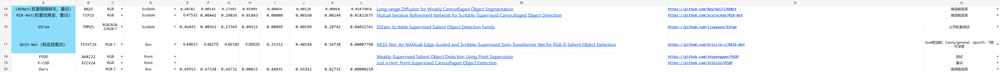
#> input picture tmp/ness_cross_domain/before.png, 1000 x 72 px, shrunk from 5280 x 381 before the run; its folder holds only this picture in this run
$ python evaluate_small_targets.py --pred_root . --gt_dir . --json_output out.png
#> lines starting #> are read from the running program, lines starting #| are printed output that depends on the picture; after the words box and inside, x2 and y2 are one past the last pixel; in counts of white or black regions, pixels touching at a corner belong together
### tmp/ness_cross_domain/metrics.py
"""Pixel IoU/F1 and distance-matched Pd/Fa for small-target segmentation.

Protocol and reference implementations: docs/小目标评价指标_定义与代码对照.md.
"""

import numpy as np
from scipy import ndimage


class AS1000Metrics:
    """Accumulate dataset-level metrics from probabilities and boolean GT masks.

    Predictions are thresholded at > 0.5. Components are visited in raster order;
    each GT takes the first unmatched prediction whose centroid distance is
    strictly below match_distance. Fa counts the area of unmatched prediction
    components divided by the total number of image pixels.
    """

    def __init__(self, match_distance=3, connectivity=8):
        if match_distance <= 0:
            raise ValueError('match_distance must be positive')
        if connectivity not in (4, 8):
            raise ValueError('connectivity must be 4 or 8')
        self.match_distance = match_distance
        self.connectivity = connectivity
        self.reset()

    def reset(self):
        self.tp = 0
        self.fp = 0
        self.fn = 0
        self.n_gt = 0
        self.n_detected = 0
        self.n_pred = 0
        self.false_alarm_pixels = 0
        self.total_pixels = 0
        self.n_images = 0

    def _components(self, mask):
        structure = ndimage.generate_binary_structure(2, 2 if self.connectivity == 8 else 1)
        labels, count = ndimage.label(mask, structure=structure)
        if count == 0:
            return np.empty((0, 2)), np.empty(0, dtype=np.int64)
        indices = np.arange(1, count + 1)
        centers = np.asarray(ndimage.center_of_mass(mask, labels, indices))
        areas = np.bincount(labels.ravel(), minlength=count + 1)[1:]
        return centers, areas

    def update(self, prob, mask):
        """Add one native-resolution image: float probabilities and boolean GT."""
        prob, mask = np.asarray(prob), np.asarray(mask)
        if prob.ndim != 2 or prob.shape != mask.shape:
            raise ValueError('prob and mask must be 2D arrays with the same shape')
        if mask.dtype != np.bool_:
            raise ValueError('mask must be boolean; decode saved GT with gt > 128')
        if not np.isfinite(prob).all() or prob.min() < 0 or prob.max() > 1:
            raise ValueError('prob must contain finite probabilities in [0, 1]')
        binary = prob > 0.5
        self.tp += int(np.count_nonzero(binary & mask))
        self.fp += int(np.count_nonzero(binary & ~mask))
        self.fn += int(np.count_nonzero(~binary & mask))
        pred_centers, pred_areas = self._components(binary)
        gt_centers, _ = self._components(mask)
        matched = np.zeros(len(pred_centers), dtype=bool)
        for center in gt_centers:
            distances = np.linalg.norm(pred_centers - center, axis=1)
            candidates = np.flatnonzero((distances < self.match_distance) & ~matched)
            if candidates.size:
                matched[candidates[0]] = True
        self.n_gt += len(gt_centers)
        self.n_pred += len(pred_centers)
        self.n_detected += int(np.count_nonzero(matched))
        self.false_alarm_pixels += int(pred_areas[~matched].sum())
        self.total_pixels += mask.size
        self.n_images += 1

    def get(self):
        """Return raw ratios in [0, 1], with zero for zero denominators."""
        union = self.tp + self.fp + self.fn
        f1_denominator = 2 * self.tp + self.fp + self.fn
        return {
            'IoU': self.tp / union if union else 0.0,
            'F1': 2 * self.tp / f1_denominator if f1_denominator else 0.0,
            'Pd': self.n_detected / self.n_gt if self.n_gt else 0.0,
            'Fa': self.false_alarm_pixels / self.total_pixels if self.total_pixels else 0.0,
        }

### tmp/ness_cross_domain/evaluate_small_targets.py
"""Evaluate saved grayscale predictions with the shared AS1000Metrics protocol."""

import argparse
import json
from pathlib import Path

import cv2
import numpy as np

from metrics import AS1000Metrics


def evaluate_small_targets(pred_dir, gt_dir):
    pred_dir, gt_dir = Path(pred_dir), Path(gt_dir)
    gt_files = sorted(gt_dir.glob('*.png'))
    pred_names = {p.name for p in pred_dir.glob('*.png')}
    gt_names = {p.name for p in gt_files}
    if not gt_files or pred_names != gt_names:
        raise ValueError(f'PNG pairing mismatch: {len(gt_names - pred_names)} missing, '
                         f'{len(pred_names - gt_names)} extra; {len(gt_files)} GT images')
    accumulator = AS1000Metrics()
    for index, gt_path in enumerate(gt_files, 1):
        pred_path = pred_dir / gt_path.name
        pred = cv2.imread(str(pred_path), cv2.IMREAD_GRAYSCALE)
        gt = cv2.imread(str(gt_path), cv2.IMREAD_GRAYSCALE)
        if pred is None or gt is None:
            raise ValueError(f'Cannot decode prediction/GT pair: {gt_path.name}')
        if pred.shape != gt.shape:
            raise ValueError(f'Native-resolution shape mismatch: {gt_path.name}')
        accumulator.update(pred.astype(np.float64) / 255.0, gt > 128)
        if index % 500 == 0:
            print(f'{index}/{len(gt_files)}', flush=True)
    return {
        'metrics': accumulator.get(),
        'counts': {name: int(getattr(accumulator, name)) for name in [
            'n_images', 'tp', 'fp', 'fn', 'n_gt', 'n_pred', 'n_detected',
            'false_alarm_pixels', 'total_pixels']},
        'protocol': {
            'name': 'AS1000Metrics', 'threshold': 0.5, 'threshold_operator': '>',
            'gt_threshold_uint8': 128, 'match_distance': 3,
            'distance_operator': '<', 'connectivity': 8,
            'matching': 'raster-order greedy one-to-one centroid matching',
            'aggregation': 'whole-dataset counts',
            'Fa_definition': 'unmatched prediction component area / total image pixels',
            'units': 'raw ratios [0,1]',
        },
        'prediction_dir': str(pred_dir.resolve()), 'gt_dir': str(gt_dir.resolve()),
    }


def main():
    parser = argparse.ArgumentParser(description=__doc__)
    parser.add_argument('--pred_root', type=Path, required=True)
    parser.add_argument('--gt_dir', type=Path, required=True)
    parser.add_argument('--json_output', type=Path, required=True)
    args = parser.parse_args()
    result = evaluate_small_targets(args.pred_root, args.gt_dir)
#> in evaluate_small_targets, `pred = cv2.imread(str(pred_path), cv2.IMREAD_GRAYSCALE)`:
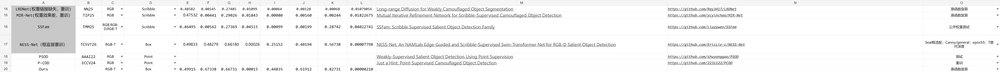
#> pred: shape (72, 1000); min 68, max 255, mean 243.4
#> in update, `prob, mask = np.asarray(prob), np.asarray(mask)`:
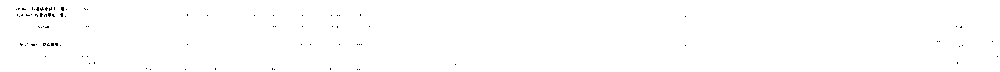
#> mask: shape (72, 1000) bool; 99.7% white; black in thin lines or dots, all inside (x1, y1, x2, y2) = (16, 7, 998, 70)
#> in update, `binary = prob > 0.5`: binary: shape (72, 1000) bool; 99.7% white; black in thin lines or dots, all inside (x1, y1, x2, y2) = (16, 7, 993, 70)
#> in update, `self.tp += int(np.count_nonzero(binary & mask))`: self.tp = 71764
#> in update, `self.fp += int(np.count_nonzero(binary & ~mask))`: self.fp = 11
#> in update, `self.fn += int(np.count_nonzero(~binary & mask))`: self.fn = 0
#> in _components, `labels, count = ndimage.label(mask, structure=structure)`: count = 1
#> in _components, `centers = np.asarray(ndimage.center_of_mass(mask, labels, indices))`: centers = [[35.53, 500.7]]
#> in _components, `areas = np.bincount(labels.ravel(), minlength=count + 1)[1:]`: areas = [71775]
#> in update, `pred_centers, pred_areas = self._components(binary)`: pred_centers = [[35.53, 500.7]]; pred_areas = [71775]
#> in update, `gt_centers, _ = self._components(mask)`: gt_centers = [[35.53, 500.7]]
#> in update, `matched = np.zeros(len(pred_centers), dtype=bool)`: matched = [False]
#> the loop in update, `for center in gt_centers:` made 1 pass
#> (center, distances, candidates) on pass 1: ([35.53, 500.7], [0.0325], [0])
#> after the loop in update, `for center in gt_centers:`: matched = [True]
#> in update, `self.n_gt += len(gt_centers)`: self.n_gt = 1
#> in update, `self.false_alarm_pixels += int(pred_areas[~matched].sum())`: self.false_alarm_pixels = 0
#> in get, `union = self.tp + self.fp + self.fn`: union = 71775
#> in get, `f1_denominator = 2 * self.tp + self.fp + self.fn`: f1_denominator = 143539
#> result = 5 items
    args.json_output.parent.mkdir(parents=True, exist_ok=True)
    args.json_output.write_text(json.dumps(result, ensure_ascii=False, indent=2) + '\n', encoding='utf-8')
    print(json.dumps(result, ensure_ascii=False, indent=2))
#> (printed output is left out)


if __name__ == '__main__':
    main()
